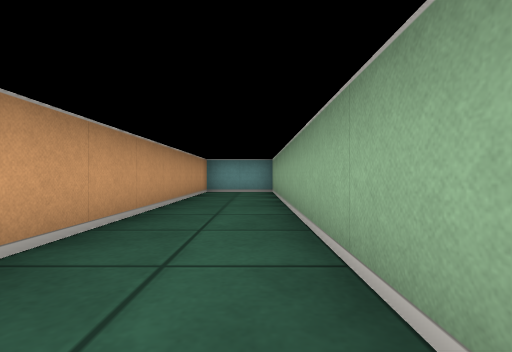
[1] (above)

20 first-person views from a walk through a cub3D maze. The camera is about half as high as the walls, looks level and sees 85° across. The floor is counted in squares. Each view is taken from the middle of a square. On the plan, view 1 faces up. The plan holds only what a view shows up to about 9 squares ahead; the rest is blank.

[2]
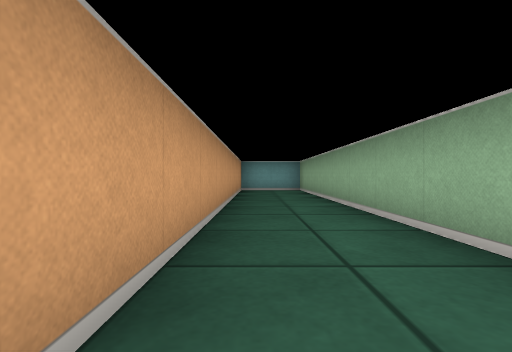

[3]
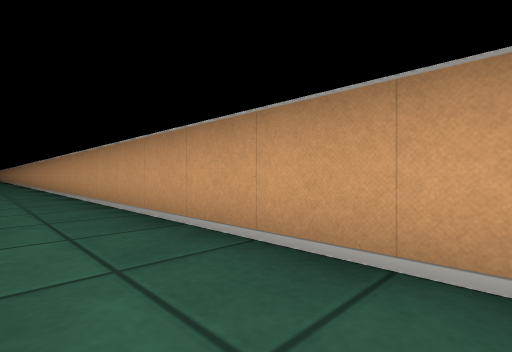

[4]
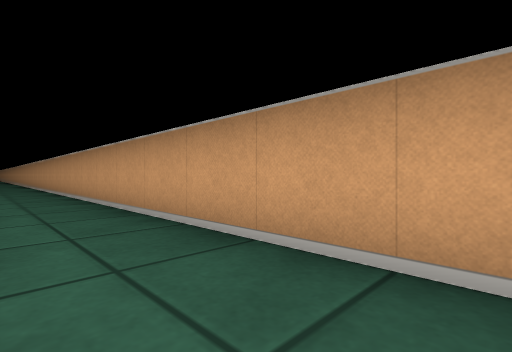

[5]
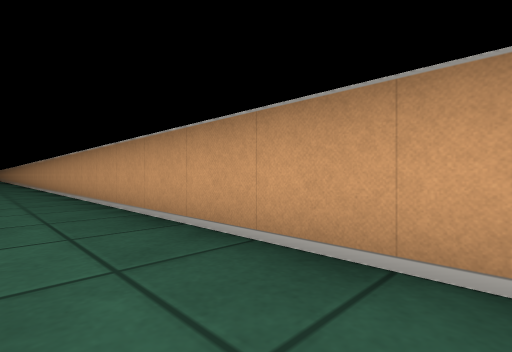

[6]
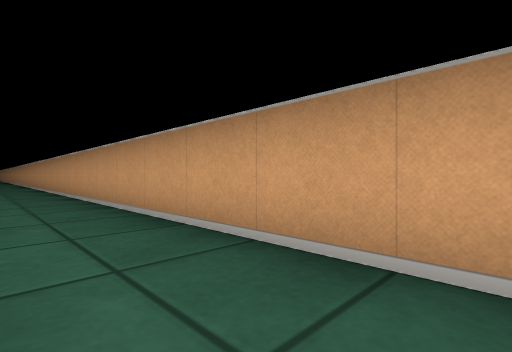

[7]
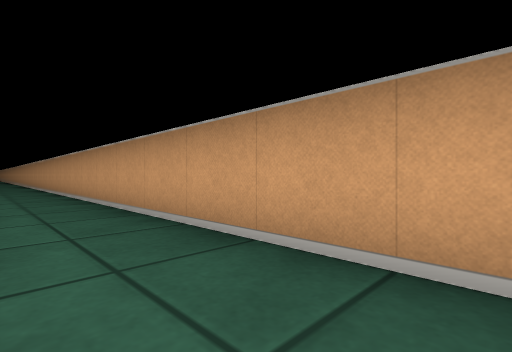

[8]
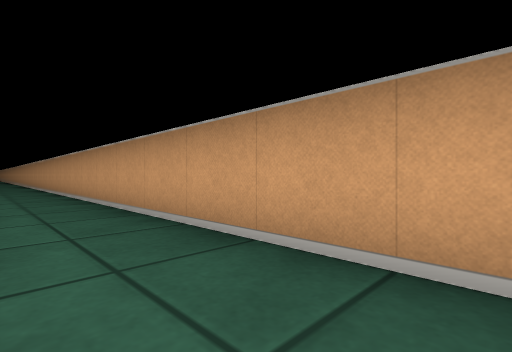

[9]
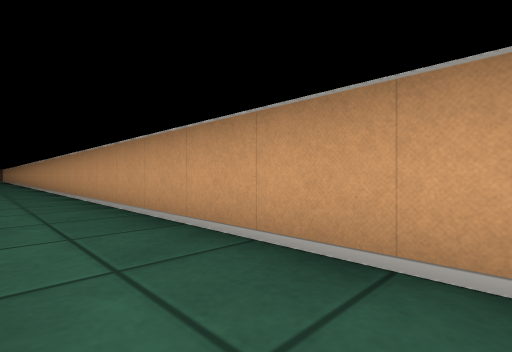

[10]
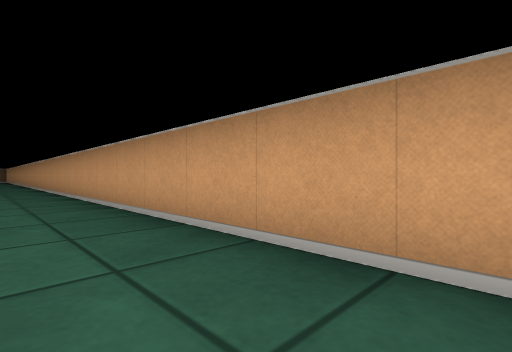

[11]
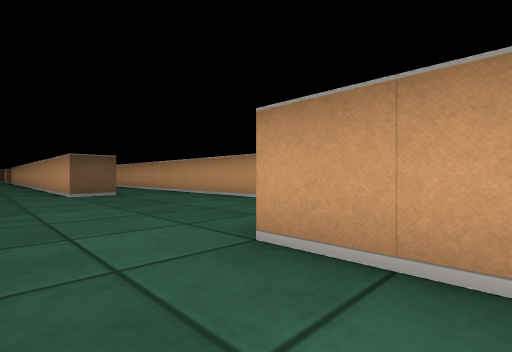

[12]
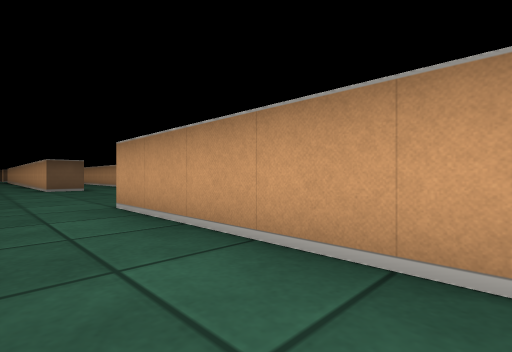

[13]
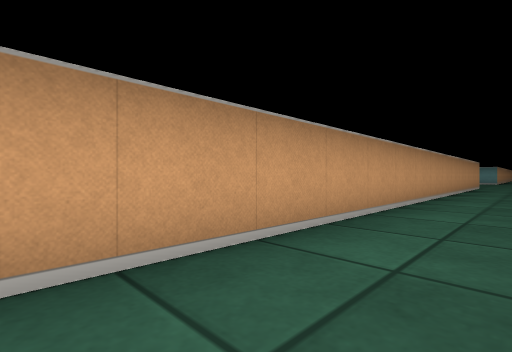

[14]
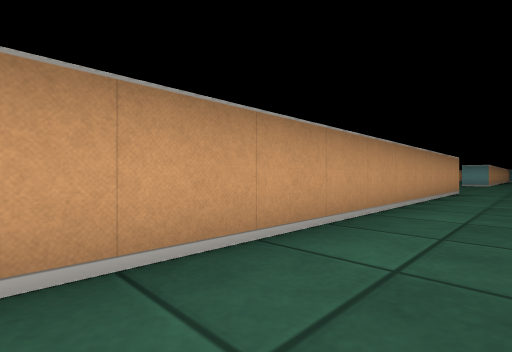

[15]
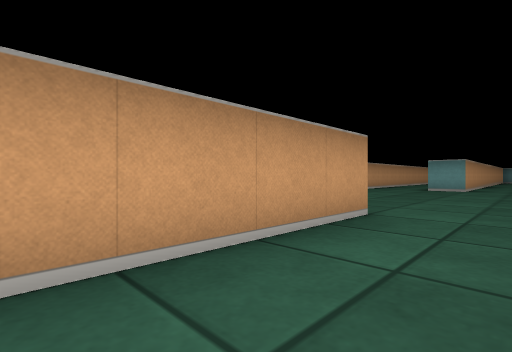

[16]
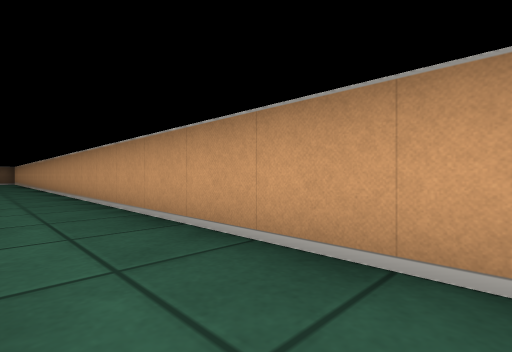

[17]
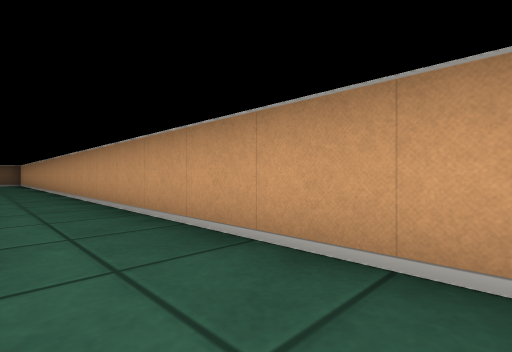

[18]
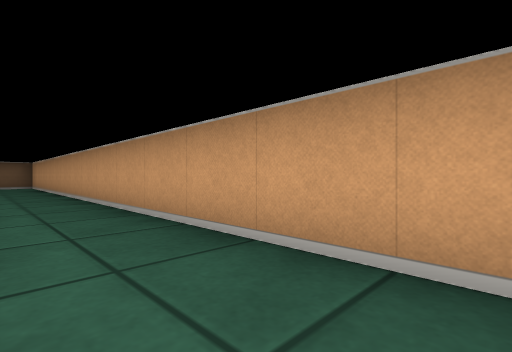

[19]
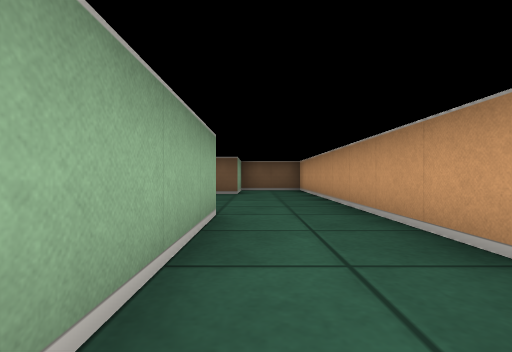

[20]
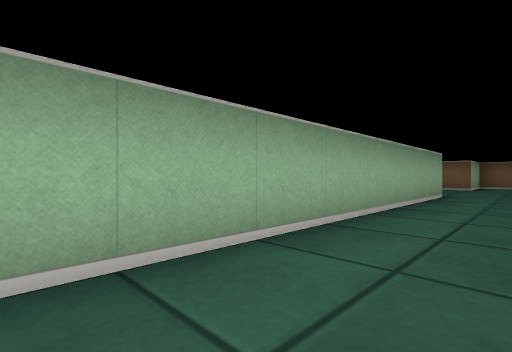

### Floor plan
Points are (right, up) in squares from view 1. A wall is a line through its corners. A room is listed if a view was taken in it or the views show most of it. See-through windows are left out.
Room 1 (views 1, 2, 3, 4, 5, 6, 7, 8, 9)
walls: (1.5, -12.4) (1.5, -15.6); (1.5, -5.5) (0.8, -5.5); (0.5, 0.5) (0.5, 8.2); (0.6, 8.5) (-1.5, 8.5) (-1.5, -27.5)
ways out: opening at (-0.5, -27) to room 2; opening at (2.5, -16) to room 3; opening at (2.5, -5.5) to room 3
Room 2 (views 10, 16, 17, 18, 19, 20)
walls: (0.4, -33.5) (1.5, -33.5); (-1.5, -27.5) (-1.5, -48.5); (0.5, -48.5) (0.5, -41)
ways out: opening at (-0.5, -27) to room 1; opening at (2.5, -27.5) to room 3; opening at (-0.5, -49); opening at (2.5, -34.5)
Room 3 (views 11, 12, 13, 14, 15)
walls: (1.5, -15.6) (1.5, -27.5); (1.5, -4.8) (1.5, -5.5)
ways out: opening at (2.5, -16) to room 1; opening at (2.5, -5.5) to room 1; opening at (2.5, -27.5) to room 2

Where each view was taken, in squares from view 1:
view 1: 0 up, 0 right, facing up
view 2: 1 down, 1 left, facing up
view 3: 2 up, 0 right, facing down-left
view 4: 1 down, 0 right, facing down-left
view 5: 6 down, 0 right, facing down-left
view 6: 12 down, 0 right, facing down-left
view 7: 17 down, 0 right, facing down-left
view 8: 19 down, 0 right, facing down-left
view 9: 24 down, 0 right, facing down-left
view 10: 28 down, 0 right, facing down-left
view 11: 26 down, 3 right, facing down-left
view 12: 23 down, 3 right, facing down-left
view 13: 26 down, 3 right, facing up-left
view 14: 22 down, 3 right, facing up-left
view 15: 16 down, 3 right, facing up-left
view 16: 34 down, 0 right, facing down-left
view 17: 37 down, 0 right, facing down-left
view 18: 41 down, 0 right, facing down-left
view 19: 45 down, 0 right, facing down
view 20: 41 down, 1 left, facing down-right
